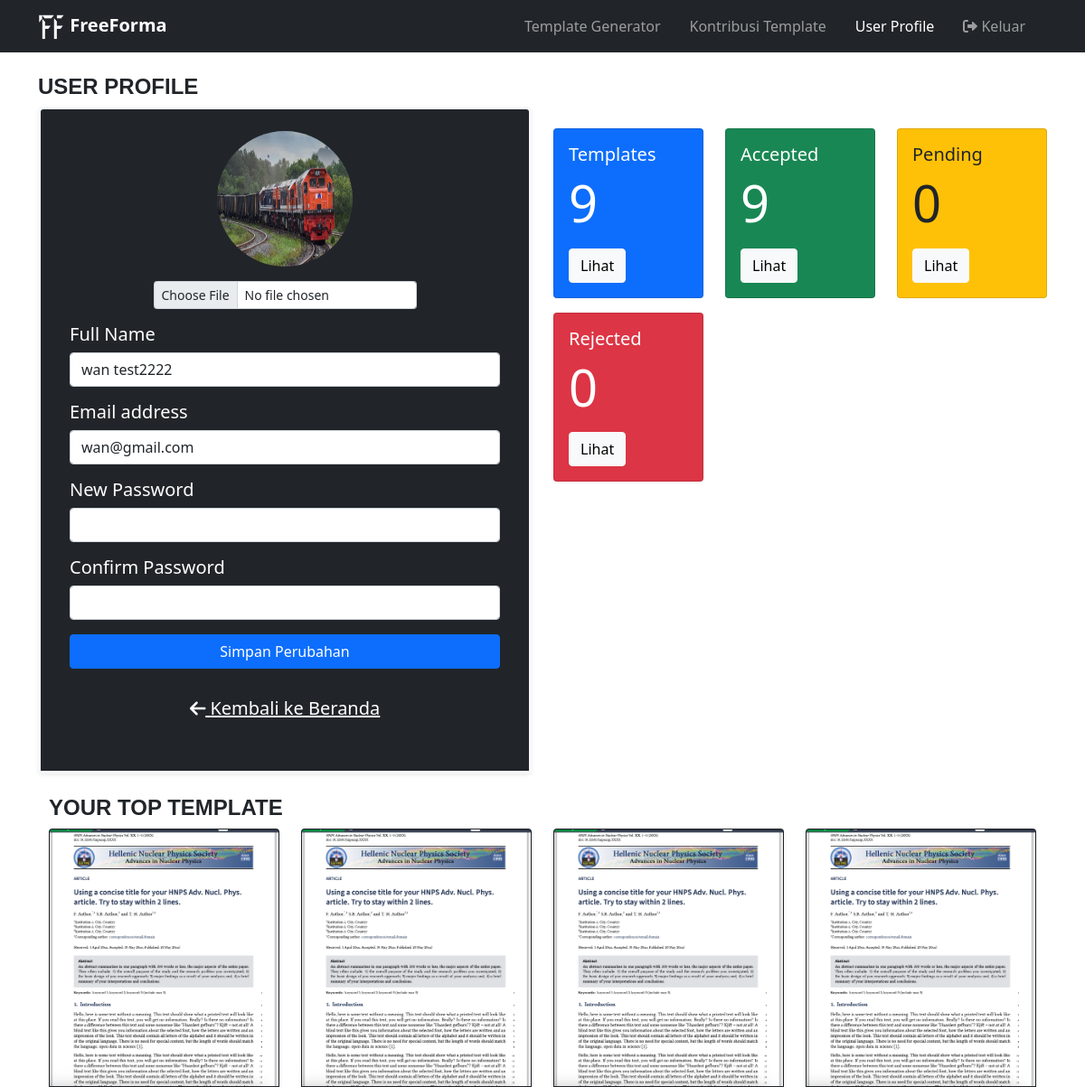
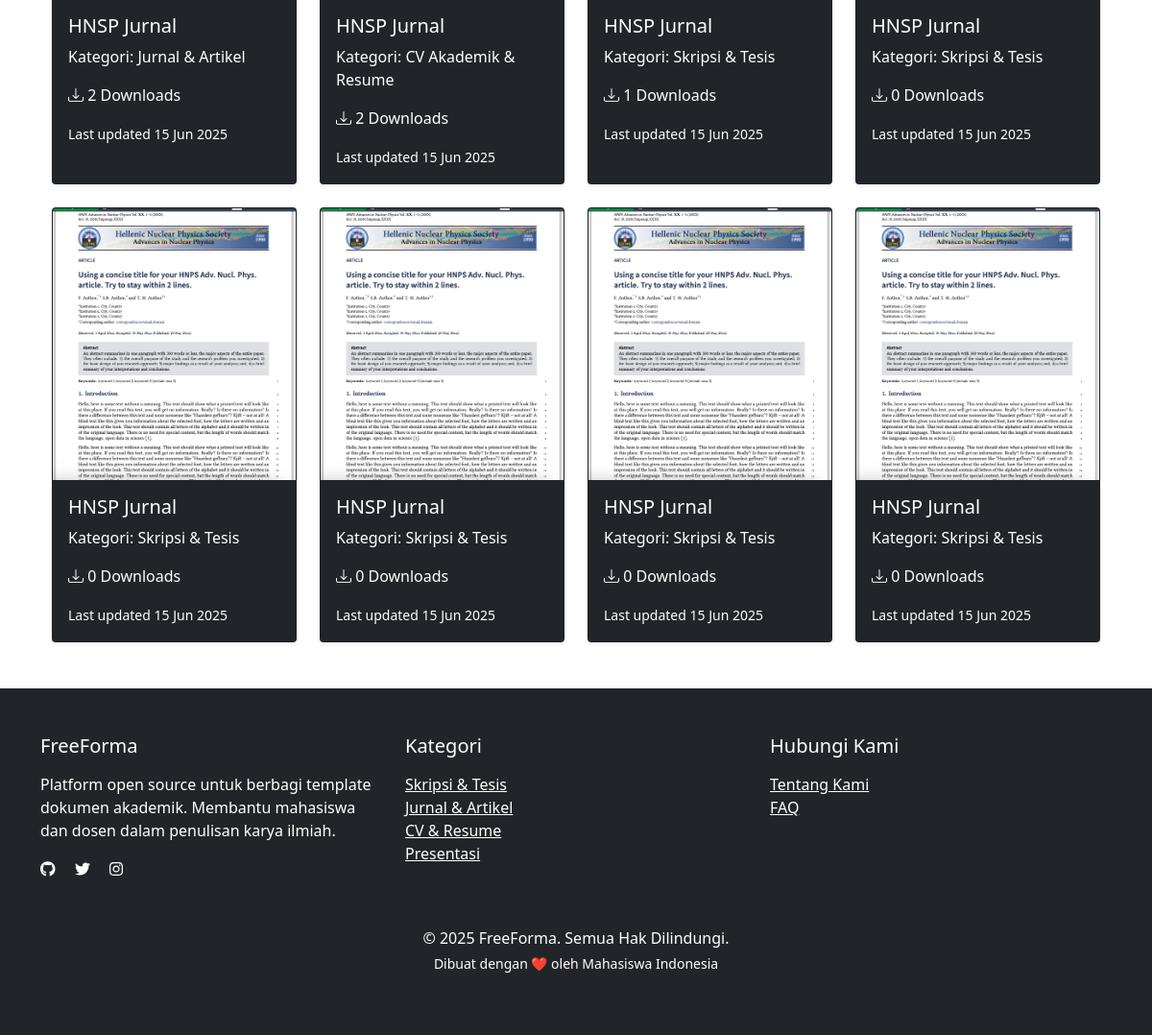
/pages/user/user_profile.php (signed in), run on the app's committed database (2 pictures, top to bottom).
### tables this page shows
CREATE TABLE `User` (
  `id` int(11) NOT NULL,
  `fullname` varchar(255) DEFAULT NULL,
  `email` varchar(255) DEFAULT NULL,
  `foto` varchar(255) DEFAULT NULL,
  `password` varchar(255) DEFAULT NULL,
  `role` enum('user','admin') DEFAULT NULL,
  `isActive` tinyint(1) NOT NULL DEFAULT '1',
  `resetPasswordToken` varchar(255) DEFAULT NULL
);

CREATE TABLE `Template` (
  `id` int(11) NOT NULL,
  `templateName` varchar(255) DEFAULT NULL,
  `author` int(11) DEFAULT NULL,
  `deskripsi` longtext,
  `coverImage` varchar(255) DEFAULT NULL,
  `fileTemplate` varchar(255) DEFAULT NULL,
  `likeCount` int(11) NOT NULL DEFAULT '0',
  `downloadCount` int(11) NOT NULL DEFAULT '0',
  `category` enum('Skripsi & Tesis','Jurnal & Artikel','CV Akademik & Resume','Presentasi','Lainnya') NOT NULL DEFAULT 'Lainnya',
  `approvalStatus` enum('pending','accepted','rejected') DEFAULT 'pending',
  `isActive` tinyint(1) NOT NULL DEFAULT '1',
  `createdAt` timestamp NOT NULL DEFAULT CURRENT_TIMESTAMP ON UPDATE CURRENT_TIMESTAMP,
  `updatedAt` timestamp NULL DEFAULT CURRENT_TIMESTAMP
);

### pages/user/user_profile.php (the view, shortened to what this page needs)
<?php
include '../koneksi.php';
$userData = null;
if (isset($_SESSION['user_id'])) {
  $userId = $_SESSION['user_id'];
  $query = "SELECT * FROM User WHERE id = ?";
  $stmt = $koneksi->prepare($query);
  $stmt->bind_param("i", $userId);
  $stmt->execute();
  $result = $stmt->get_result();
  if ($result->num_rows > 0) {
    $userData = $result->fetch_assoc();
  } else {
    echo "User not found.";
  }
} else {
  echo "You are not logged in.";
}
?>
<!DOCTYPE html>
<html lang="en">
<head>
  <link href="https://cdn.jsdelivr.net/npm/bootstrap@5.0.2/dist/css/bootstrap.min.css" rel="stylesheet"
>
  <link rel="stylesheet" href="https://cdn.jsdelivr.net/npm/bootstrap-icons@1.11.3/font/bootstrap-icons.min.css">
  <link href="https://cdnjs.cloudflare.com/ajax/libs/font-awesome/6.0.0/css/all.min.css" rel="stylesheet">
</head>
<body>
  <nav class="navbar navbar-expand-lg navbar-dark bg-dark">
    <div class="container">
      <a class="navbar-brand fw-bold" href="#">
        <img src="../../assets/logo-white.png" alt="FF" width="30" height="30" class="">
        FreeForma
      </a>
      <div class="d-flex justify-content-between w-100 mr-4">
        <div class="collapse navbar-collapse d-flex justify-content-center mx-3" id="navbarSupportedContent">
          <ul class="navbar-nav ms-auto mb-2 mb-lg-0">
            <li class="nav-item me-3">
              <a class="nav-link" aria-current="page" href="./user_template_generator.php">Template Generator</a>
            </li>
            <li class="nav-item me-3">
              <a class="nav-link" href="./user_kontribusi_template.php">Kontribusi Template</a>
            </li>
            <li class="nav-item me-3">
              <a class="nav-link active" href="./user_profile.php">User Profile</a>
            </li>
            <li class="nav-item">
              <a class="nav-link" href="../logout.php" onclick="return confirm('Apakah Anda yakin ingin keluar?');">
                <i class="fas fa-sign-out-alt"></i> Keluar
              </a>
            </li>
          </ul>
        </div>
      </div>
    </div>
  </nav>
  <div class="container mt-4">
    <div class="row">
      <div class="col-12">
        <h4 class="fw-bold text-start" style="font-family: 'Poppins', sans-serif;">USER PROFILE</h4>
      </div>
    </div>
    <div class="row align-items-start">
      <div class="col-md-6">
        <div class="card rounded-3 border-3 border-light shadow-sm ">
          <div class="card-header bg-dark text-white">
            <h5 class="mb-0">
              <div class="card-body">
                <form action="" method="POST" enctype="multipart/form-data">
                  <div class="mb-3">
                    <div class="text-center">
                      <img src="<?= isset($userData['foto']) ? '../../assets/users/' . htmlspecialchars($userData['foto']) : '../../assets/users/684d5e5246a78-avatar.png'; ?>" alt="Profile Photo" class="img-fluid rounded-circle mb-3" style="width: 150px; height: 150px;">
                    </div>
                    <div class="text-center">
                      <input class="form-control form-control-sm d-inline-block w-auto" type="file" id="profilePhoto" name="profilePhoto" accept="image/*">
                    </div>
                  </div>
                  <div class="mb-3">
                    <label for="fullname" class="form-label">Full Name</label>
                    <input type="text" class="form-control" id="fullname" name="fullname" value="<?= isset($userData['fullname']) ? htmlspecialchars($userData['fullname']) : ''; ?>">
                  </div>
                  <div class="mb-3">
                    <label for="email" class="form-label">Email address</label>
                    <input type="email" class="form-control" id="email" name="email" value="<?= isset($userData['email']) ? htmlspecialchars($userData['email']) : ''; ?>">
                  </div>
                  <div class="mb-3">
                    <label for="password" class="form-label">New Password</label>
                    <input type="password" class="form-control" id="password" name="password" pattern=".{8,}" title="minimal password 8 karakter">
                  </div>
                  <div class="mb-3">
                    <label for="confirmPassword" class="form-label">Confirm Password</label>
                    <input type="password" class="form-control" id="confirmPassword" name="confirmPassword">
                  </div>
                  <div class="d-grid">
                    <button type="submit" class="btn btn-primary" name="updateProfile">Simpan Perubahan</button>
                  </div>
                </form>
                <div class="text-center my-4">
                  <a href="../index.php?title=Beranda" class="nav-link text-white text-decoration-underline mb-3">
                    <i class="fas fa-arrow-left"></i>
                    Kembali ke Beranda
                  </a>
                </div>
              </div>
          </div>
        </div>
      </div>
      <div class="col-md-6">
        <div class="row my-4">
          <div class="col-md-4">
            <div class="card text-white bg-primary mb-3">
              <div class="card-body">
                <h5 class="card-title">Templates</h5>
                <p class="card-text display-4">
                  <?php
                  $query = "SELECT COUNT(*) AS total FROM Template WHERE author = $userId";
                  $result = mysqli_query($koneksi, $query);
                  $row = mysqli_fetch_assoc($result);
                  echo htmlspecialchars($row['total']);
                  ?>
                </p>
                <a href="user_kontribusi_template.php" class="btn btn-light">Lihat</a>
              </div>
            </div>
          </div>
          <div class="col-md-4">
            <div class="card text-white bg-success mb-3">
              <div class="card-body">
                <h5 class="card-title">Accepted</h5>
                <p class="card-text display-4">
                  <?php
                  $query = "SELECT COUNT(*) AS total FROM Template WHERE approvalStatus = 'accepted' AND author = $userId";
                  $result = mysqli_query($koneksi, $query);
                  $row = mysqli_fetch_assoc($result);
                  echo htmlspecialchars($row['total']);
                  ?>
                </p>
                <a href="user_kontribusi_template.php" class="btn btn-light">Lihat</a>
              </div>
            </div>
          </div>
          <div class="col-md-4">
            <div class="card text-dark bg-warning mb-3">
              <div class="card-body">
                <h5 class="card-title">Pending</h5>
                <p class="card-text display-4">
                  <?php
                  $query = "SELECT COUNT(*) AS total FROM Template WHERE approvalStatus = 'pending' AND author = $userId";
                  $result = mysqli_query($koneksi, $query);
                  $row = mysqli_fetch_assoc($result);
                  echo htmlspecialchars($row['total']);
                  ?>
                </p>
                <a href="user_kontribusi_template.php" class="btn btn-light">Lihat</a>
              </div>
            </div>
          </div>
          <div class="col-md-4">
            <div class="card text-white bg-danger mb-3">
              <div class="card-body">
                <h5 class="card-title">Rejected</h5>
                <p class="card-text display-4">
                  <?php
                  $query = "SELECT COUNT(*) AS total FROM Template WHERE approvalStatus = 'rejected' AND author = $userId";
                  $result = mysqli_query($koneksi, $query);
                  $row = mysqli_fetch_assoc($result);
                  echo htmlspecialchars($row['total']);
                  ?>
                </p>
                <a href="user_kontribusi_template.php" class="btn btn-light">Lihat</a>
              </div>
            </div>
          </div>
        </div>
      </div>
    </div>
    <div class="container mt-4">
      <div class="row">
        <div class="col-12">
          <h4 class="fw-bold text-start" style="font-family: 'Poppins', sans-serif;"> YOUR TOP TEMPLATE</h4>
        </div>
      </div>
      <div class="row">
        <?php
        $query = "SELECT * FROM Template WHERE author = $userId AND approvalStatus = 'accepted' AND isActive = 1 ORDER BY downloadCount DESC LIMIT 8";
        $result = mysqli_query($koneksi, $query);
        if (mysqli_num_rows($result) > 0) {
          while ($template = mysqli_fetch_assoc($result)) {
            echo '<div class="col-md-3 mb-4">';
            echo '<div class="card h-100 shadow-sm bg-dark text-white">';
            echo '<img src="../../templates/covers/' . htmlspecialchars($template['coverImage']) . '" class="card-img-top" alt="Template Cover">';
            echo '<div class="card-body">';
            echo '<h5 class="card-title">' . htmlspecialchars($template['templateName']) . '</h5>';
            echo '<p class="card-text">Kategori: ' . htmlspecialchars($template['category']) . '</p>';
            echo '<p class="card-text"><i class="bi bi-download"></i> ' . (int)$template['downloadCount'] . ' Downloads</p>';
            echo '<p class="card-text text-white"><small class="text-active">Last updated ' . date('d M Y', strtotime($template['updatedAt'])) . '</small></p>';
            echo '</div>';
            echo '</div>';
            echo '</div>';
          }
        } else {
          echo '<p>No templates found.</p>';
        }
        ?>
      </div>
    </div>
  </div>
  <br />
  <?php include './components/footer.php' ?>
</body>
</html>

### data on the page
user: foto (picture), fullname "wan test2222", email "wan@gmail.com"
template: coverImage (picture), templateName "HNSP Jurnal", category "Jurnal & Artikel", downloadCount "2", updatedAt "15 Jun 2025"
template: coverImage (picture), templateName "HNSP Jurnal", category "CV Akademik & Resume", downloadCount "2", updatedAt "15 Jun 2025"
template: coverImage (picture), templateName "HNSP Jurnal", category "Skripsi & Tesis", downloadCount "1", updatedAt "15 Jun 2025"
template: coverImage (picture), templateName "HNSP Jurnal", category "Skripsi & Tesis", downloadCount "0", updatedAt "15 Jun 2025"
template: coverImage (picture), templateName "HNSP Jurnal", category "Skripsi & Tesis", downloadCount "0", updatedAt "15 Jun 2025"
template: coverImage (picture), templateName "HNSP Jurnal", category "Skripsi & Tesis", downloadCount "0", updatedAt "15 Jun 2025"
template: coverImage (picture), templateName "HNSP Jurnal", category "Skripsi & Tesis", downloadCount "0", updatedAt "15 Jun 2025"
template: coverImage (picture), templateName "HNSP Jurnal", category "Skripsi & Tesis", downloadCount "0", updatedAt "15 Jun 2025"

### other printed values
$row['total'] "9"
$row['total'] "0"
